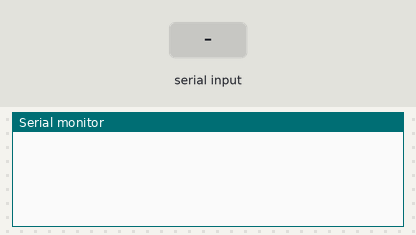
Recording of a sketch running on a simulated Arduino Uno, built with avr-gcc and run on an emulated ATmega328P. Parts: the last lines printed to the serial monitor. The inputs (shaded band) are chosen by the test bench.

Above: at 6.2 s.
6.3 s: "<90,45,200>" received over the second serial link
At 7.1 s:
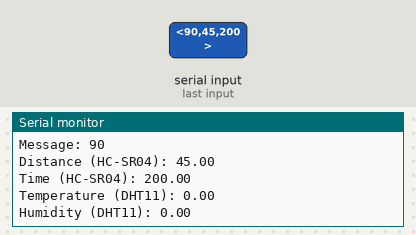
7.8 s: "<30,150,10>" received over the second serial link
At 8.2 s:
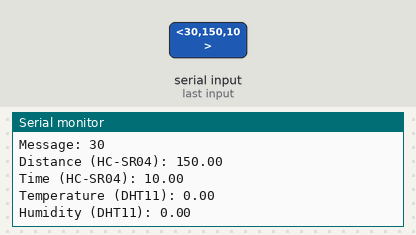

Measured:
- after the input at 6.3 s, the serial monitor: prints a new line at once (image 1)
- after the input at 7.8 s, the serial monitor: prints a new line at once (image 2)

The sketch:

Receiver_ARDUINO_v2.ino
```cpp
#include <SoftwareSerial.h>
#include <Wire.h>
#define I2C_ADDR 0x04

uint8_t data;

SoftwareSerial mySerial(2, 3); // RX, TX

// Variables to handle the data from the ESP
const byte numChars = 64;
char receivedChars[numChars];
char tempChars[numChars];        // temporary array for use when parsing

// variables to hold the parsed data
char message[numChars] = {0};
float floatTemp = 0.0;
float floatHum = 0.0;
float floatDistance = 0.0;
float floatTime = 0.0;
char distanceBuffer[7];
char tempBuffer[7];
char humBuffer[7];
float sensorData[3];

boolean newData = false;

void setup() {
  // put your setup code here, to run once:
  Wire.begin(I2C_ADDR);

  Serial.begin(115200);
  mySerial.begin(115200);

  Wire.onRequest(sendData_handler);
  delay(5000);
}

// Enter data in this style <HelloWorld, 12, 24.7>

void loop() {
    recvWithStartEndMarkers();
    if (newData == true) {
        strcpy(tempChars, receivedChars);
            // this temporary copy is necessary to protect the original data
            //   because strtok() used in parseData() replaces the commas with \0
        parseData();
        showParsedData();
        newData = false;
    }
}

//============

void recvWithStartEndMarkers() {
    static boolean recvInProgress = false;
    static byte ndx = 0;
    char startMarker = '<';
    char endMarker = '>';
    char rc;

    while (mySerial.available() > 0 && newData == false) {
        rc = mySerial.read();

        if (recvInProgress == true) {
            if (rc != endMarker) {
                receivedChars[ndx] = rc;
                ndx++;
                if (ndx >= numChars) {
                    ndx = numChars - 1;
                }
            }
            else {
                receivedChars[ndx] = '\0'; // terminate the string
                recvInProgress = false;
                ndx = 0;
                newData = true;
            }
        }

        else if (rc == startMarker) {
            recvInProgress = true;
        }
    }
}

//============

void parseData() {      // split the data into its parts

    char * strtokIndx; // this is used by strtok() as an index

    strtokIndx = strtok(tempChars,",");      // get the first part - the string
    strcpy(message, strtokIndx); // copy it to

    strtokIndx = strtok(NULL, ","); // this continues where the previous call left off
    floatDistance = atof(strtokIndx);     // convert this part to a float

    strtokIndx = strtok(NULL, ",");
    floatTime = atof(strtokIndx);     // convert this part to a float

    strtokIndx = strtok(NULL, ","); // this continues where the previous call left off
    floatTemp = atof(strtokIndx);     // convert this part to a float

    strtokIndx = strtok(NULL, ",");
    floatHum = atof(strtokIndx);     // convert this part to a float

}

//============

void showParsedData() {
    Serial.print("Message: ");
    Serial.println(message);
    Serial.print("Distance (HC-SR04): ");
    Serial.println(floatDistance);
    Serial.print("Time (HC-SR04): ");
    Serial.println(floatTime);
    Serial.print("Temperature (DHT11): ");
    Serial.println(floatTemp);
    Serial.print("Humidity (DHT11): ");
    Serial.println(floatHum);
}

void sendData_handler (){
  //Wire.write(data);
  /* Try 1 https://programarfacil.com/blog/arduino-blog/conversion-de-numeros-a-cadenas-en-arduino/
  //Wire.write(floatDistance);
  //Wire.write(floatTemp);
  //Wire.write(floatHum);

  dtostrf(floatDistance,7,2,distanceBuffer);
  Wire.write(distanceBuffer);

  dtostrf(floatTemp,7,2,tempBuffer);
  Wire.write(tempBuffer);

  dtostrf(floatHum,7,2, humBuffer);
  Wire.write(humBuffer); */

  /* Try 2 */ // https://forum.arduino.cc/index.php?topic=72453.0
  sensorData[0] = floatDistance;
  sensorData[1] = floatTemp;
  sensorData[2] = floatHum;

  Wire.write((byte *) sensorData, sizeof sensorData);

  delay(100);

}
```
